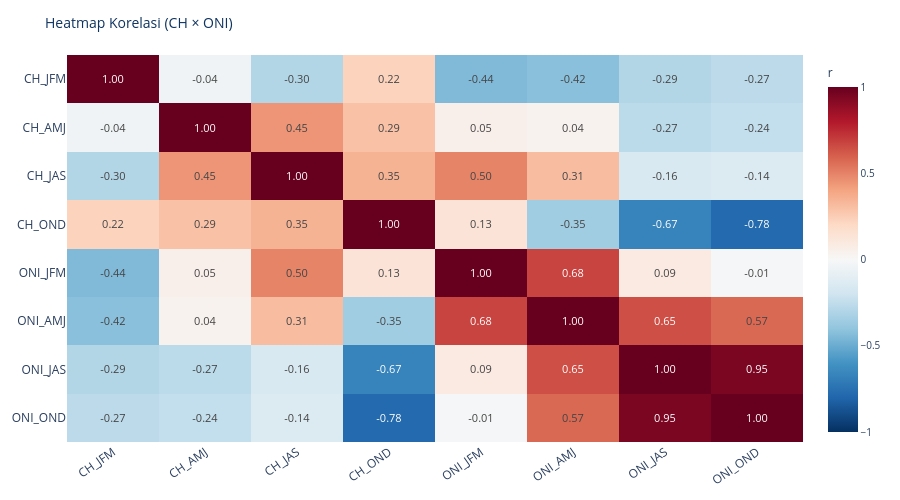

Notebook code for this chart:
### Markdown cell above
## 4. Heatmap Korelasi Lengkap (Tab 3 — Heatmap Full)

### Code cell
fig_heat_full = px.imshow(
    corr_mat,
    text_auto='.2f',
    color_continuous_scale='RdBu_r',
    zmin=-1, zmax=1,
    aspect='auto',
    title='Heatmap Korelasi (CH × ONI)',
)
fig_heat_full.update_layout(
    plot_bgcolor='white', paper_bgcolor='white',
    title_font=dict(size=14, color='#0f3460'),
    coloraxis_colorbar=dict(title='r', tickfont=dict(size=10)),
    height=500,
    margin=dict(l=20, r=20, t=55, b=20),
    xaxis=dict(tickangle=-35),
)
fig_heat_full.update_traces(textfont_size=11)
fig_heat_full.show()

### Figure 1 — Plotly figure (JSON) as saved in the notebook; plotly's stock layout.template omitted (floating-point values rounded to 4 significant figures)
{"data": [{"coloraxis": "coloraxis", "hovertemplate": "x: %{x}<br>y: %{y}<br>color: %{z}<extra></extra>", "name": "0", "textfont": {"size": 11}, "texttemplate": "%{z:.2f}", "type": "heatmap", "x": ["CH_JFM", "CH_AMJ", "CH_JAS", "CH_OND", "ONI_JFM", "ONI_AMJ", "ONI_JAS", "ONI_OND"], "xaxis": "x", "y": ["CH_JFM", "CH_AMJ", "CH_JAS", "CH_OND", "ONI_JFM", "ONI_AMJ", "ONI_JAS", "ONI_OND"], "yaxis": "y", "z": [[1.0, -0.04286, -0.295, 0.2248, -0.4442, -0.4192, -0.2946, -0.2657], [-0.04286, 1.0, 0.4466, 0.2932, 0.05438, 0.03601, -0.2691, -0.2447], [-0.295, 0.4466, 1.0, 0.347, 0.4964, 0.3107, -0.1569, -0.1436], [0.2248, 0.2932, 0.347, 1.0, 0.1341, -0.3519, -0.6729, -0.7834], [-0.4442, 0.05438, 0.4964, 0.1341, 1.0, 0.6777, 0.09211, -0.007907], [-0.4192, 0.03601, 0.3107, -0.3519, 0.6777, 1.0, 0.6477, 0.573], [-0.2946, -0.2691, -0.1569, -0.6729, 0.09211, 0.6477, 1.0, 0.9484], [-0.2657, -0.2447, -0.1436, -0.7834, -0.007907, 0.573, 0.9484, 1.0]]}], "layout": {"coloraxis": {"cmax": 1, "cmin": -1, "colorbar": {"tickfont": {"size": 10}, "title": {"text": "r"}}, "colorscale": [[0, "rgb(5,48,97)"], [0.1, "rgb(33,102,172)"], [0.2, "rgb(67,147,195)"], [0.3, "rgb(146,197,222)"], [0.4, "rgb(209,229,240)"], [0.5, "rgb(247,247,247)"], [0.6, "rgb(253,219,199)"], [0.7, "rgb(244,165,130)"], [0.8, "rgb(214,96,77)"], [0.9, "rgb(178,24,43)"], [1, "rgb(103,0,31)"]]}, "height": 500, "margin": {"b": 20, "l": 20, "r": 20, "t": 55}, "paper_bgcolor": "white", "plot_bgcolor": "white", "title": {"font": {"color": "#0f3460", "size": 14}, "text": "Heatmap Korelasi (CH × ONI)"}, "xaxis": {"anchor": "y", "domain": [0, 1], "tickangle": -35}, "yaxis": {"anchor": "x", "autorange": "reversed", "domain": [0, 1]}}}
